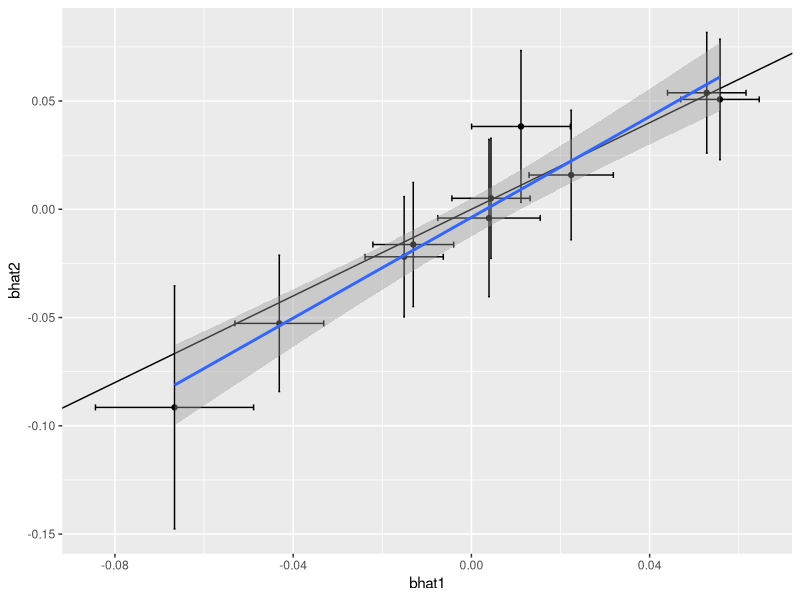
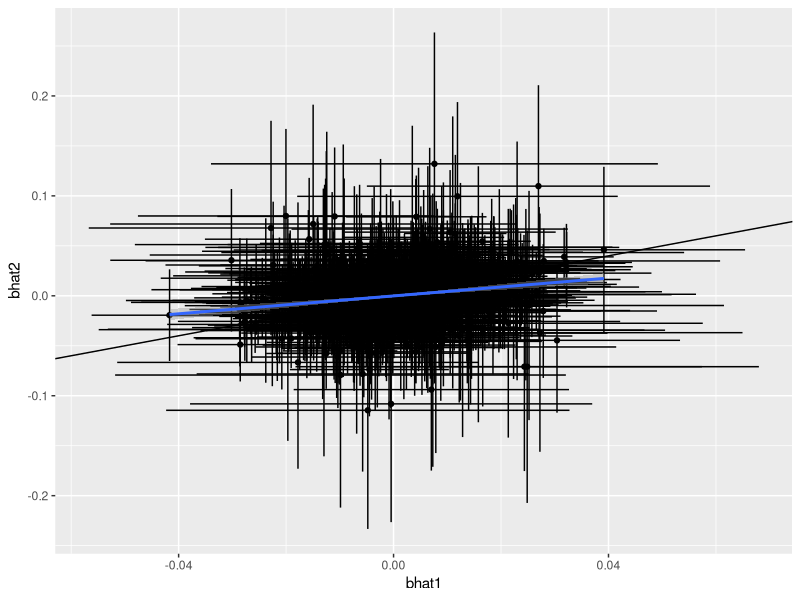

The R script that drew these images, in order:
## ---- chunk 1
set.seed(100)
library(dplyr)
library(ggplot2)

sim <- function(n1, n2, nsnp, nflip=1, afshared=FALSE, bsd=1) {
    # different allele frequencies per study
    af1 <- runif(nsnp, 0.01, 0.99)
    if(afshared) {
        af2 <- af1
    } else {
        af2 <- runif(nsnp, 0.01, 0.99)
    }

    # identifical effect sizes across studies
    b1 <- rnorm(nsnp, sd=bsd)
    b2 <- b1

    # make one of the effects different
    if(nflip > 0) {
        b1[1:nflip] <- b1[1:nflip] * -1
    }

    # Assume variance of trait is the same across studies
    se1 <- 1 / sqrt(2 * af1 * (1-af1) * n1)
    se2 <- 1 / sqrt(2 * af2 * (1-af2) * n2)

    dat <- tibble(
        af1, af2, b1, b2, se1, se2,
        bhat1 = rnorm(nsnp, b1, se1),
        bhat2 = rnorm(nsnp, b2, se2),
        pval1 = 2 * pnorm(-abs(bhat1/se1)),
        pval2 = 2 * pnorm(-abs(bhat2/se2)),
        r21 = b1^2 * af1 * (1-af1) * 2,
        r22 = b2^2 * af2 * (1-af2) * 2,
    )
    return(dat)
}

## ---- chunk 2
dat_simple <- sim(
    n1 = 100000, 
    n2 = 10000, 
    nsnp = 10,
    nflip = 0, 
    afshared = TRUE, 
    bsd = sqrt(0.5)/10
)
ggplot(dat_simple, aes(bhat1, bhat2)) +
geom_point() +
geom_errorbarh(aes(xmax = bhat1 + 1.96*se1, xmin = bhat1 - 1.96*se1)) +
geom_errorbar(aes(ymax = bhat2 + 1.96*se2, ymin = bhat2 - 1.96*se2)) +
geom_abline(intercept=0, slope=1) +
geom_smooth(method="lm")
## ---- chunk 3
dat_complex <- sim(
    n1 = 100000, 
    n2 = 10000, 
    nsnp = 1000,
    nflip = 0, 
    afshared = TRUE, 
    bsd = sqrt(0.00008)
)
table(dat_complex$pval1 < 5e-8)
ggplot(dat_complex, aes(bhat1, bhat2)) +
geom_point() +
geom_errorbarh(aes(xmax = bhat1 + 1.96*se1, xmin = bhat1 - 1.96*se1)) +
geom_errorbar(aes(ymax = bhat2 + 1.96*se2, ymin = bhat2 - 1.96*se2)) +
geom_abline(intercept=0, slope=1) +
geom_smooth(method="lm")
## ---- chunk 4
summary(lm(bhat2 ~ bhat1, data=dat_simple))
## ---- chunk 5
summary(lm(bhat2 ~ bhat1, data=dat_complex))
## ---- chunk 6
dat_simple %>%
    mutate(disc = pval1 < 5e-8, rep = disc & pval2 < 0.05) %>%
    summarise(ndisc=sum(disc), nrep=sum(rep), rate=nrep/ndisc)
## ---- chunk 7
dat_complex %>%
    mutate(disc = pval1 < 5e-8, rep = disc & pval2 < 0.05) %>%
    summarise(ndisc=sum(disc), nrep=sum(rep), rate=nrep/ndisc)

## ---- chunk 8
#' Estimate expected vs observed replication of effects between discovery and replication datasets
#' 
#' Taken from Okbay et al 2016. Under the assumption that all discovery effects are unbiased, what fraction of associations would replicate in the replication dataset, given the differential power of the discovery and replication datasets.
#' Uses standard error of the replication dataset to account for differences in sample size and distribution of independent variable
#' 
#' @param b_disc Vector of discovery betas
#' @param b_rep Vector of replication betas
#' @param se_disc Vector of discovery standard errors
#' @param se_rep Vector of replication standard errors
#' @param alpha Nominal replication significance threshold
#' 
#' @return List of results
#' - res: aggregate expected replication rate vs observed replication rate
#' - variants: per variant expected replication rates
prop_overlap <- function(b_disc, b_rep, se_disc, se_rep, alpha) {
  p_sign <- pnorm(-abs(b_disc) / se_disc) * pnorm(-abs(b_disc) / se_rep) + ((1 - pnorm(-abs(b_disc) / se_disc)) * (1 - pnorm(-abs(b_disc) / se_rep)))
  p_sig <- pnorm(-abs(b_disc) / se_rep + qnorm(alpha / 2)) + (1 - pnorm(-abs(b_disc) / se_rep - qnorm(alpha / 2)))
  p_rep <- pnorm(abs(b_rep) / se_rep, lower.tail = FALSE)
  res <- tibble::tibble(
    nsnp = length(b_disc),
    metric = c("Sign", "Sign", "P-value", "P-value"),
    datum = c("Expected", "Observed", "Expected", "Observed"),
    value = c(sum(p_sign, na.rm = TRUE), sum(sign(b_disc) == sign(b_rep)), sum(p_sig, na.rm = TRUE), sum(p_rep < alpha, na.rm = TRUE))
  ) %>%
    dplyr::group_by(metric) %>%
      dplyr::do({
        x <- .
        if(.$nsnp[1] > 0) {
          bt <- binom.test(
            x=.$value[.$datum == "Observed"], 
            n=.$nsnp[1], 
            p=.$value[.$datum == "Expected"] / .$nsnp[1]
          )$p.value
          x$pdiff <- bt
        }
        x
      })
  return(list(res = res, variants = dplyr::tibble(sig = p_sig, sign = p_sign, )))
}
## ---- chunk 9
with(dat_simple %>% filter(pval1 < 5e-8), prop_overlap(bhat1, bhat2, se1, se2, 0.05))$res
## ---- chunk 10
with(dat_complex %>% filter(pval1 < 5e-8), prop_overlap(bhat1, bhat2, se1, se2, 0.05))$res
## ---- chunk 11
fixed_effects_meta_analysis <- function(beta_vec, se_vec) {
    w <- 1 / se_vec^2
    beta <- sum(beta_vec * w, na.rm=T) / sum(w, na.rm=T)
    se <- sqrt(1 / sum(w, na.rm=T))
    pval <- pnorm(abs(beta / se), lower.tail = FALSE)
    Qj <- w * (beta-beta_vec)^2
    Q <- sum(Qj, na.rm=T)
    Qdf <- sum(!is.na(beta_vec))-1
    if(Qdf == 0) Q <- 0
    Qjpval <- pchisq(Qj, 1, lower.tail=FALSE)
    Qpval <- pchisq(Q, Qdf, lower.tail=FALSE)
    return(list(beta=beta, se=se, pval=pval, Q=Q, Qdf=Qdf, Qpval=Qpval, Qj=Qj, Qjpval=Qjpval))
}
## ---- chunk 12
het_simple <- lapply(1:nrow(dat_simple), \(i) {
    o <- fixed_effects_meta_analysis(c(dat_simple$bhat1[i], dat_simple$bhat2[i]), c(dat_simple$se1[i], dat_simple$se2[i]))
    tibble(
        SNP = i,
        beta = o$beta,
        se = o$se,
        pval = o$pval,
        Q = o$Q,
        Qdf = o$Qdf,
        Qpval = o$Qpval
    )
}) %>% bind_rows() %>%
    mutate(Qfdr = p.adjust(Qpval, method="fdr"))

het_simple
## ---- chunk 13
het_complex <- lapply(1:nrow(dat_complex), \(i) {
    o <- fixed_effects_meta_analysis(c(dat_complex$bhat1[i], dat_complex$bhat2[i]), c(dat_complex$se1[i], dat_complex$se2[i]))
    tibble(
        SNP = i,
        beta = o$beta,
        se = o$se,
        pval = o$pval,
        Q = o$Q,
        Qdf = o$Qdf,
        Qpval = o$Qpval
    )
}) %>% bind_rows() %>%
    mutate(Qfdr = p.adjust(Qpval, method="fdr"))

het_complex
## ---- chunk 14
dat_dif <- sim(
    n1 = 100000, 
    n2 = 10000, 
    nsnp = 100,
    nflip = 10, 
    afshared = FALSE, 
    bsd = sqrt(0.5)/10
)
## ---- chunk 15
prop_overlap(dat_dif$bhat1, dat_dif$bhat2, dat_dif$se1, dat_dif$se2, 0.05)$res
## ---- chunk 16
het_dif <- lapply(1:nrow(dat_dif), \(i) {
    o <- fixed_effects_meta_analysis(c(dat_dif$bhat1[i], dat_dif$bhat2[i]), c(dat_dif$se1[i], dat_dif$se2[i]))
    tibble(
        SNP = i,
        beta = o$beta,
        se = o$se,
        pval = o$pval,
        Q = o$Q,
        Qdf = o$Qdf,
        Qpval = o$Qpval
    )
}) %>% bind_rows() %>%
    mutate(Qfdr = p.adjust(Qpval, method="fdr"))
het_dif %>% filter(Qfdr < 0.05)
## ---- chunk 17
sessionInfo()
